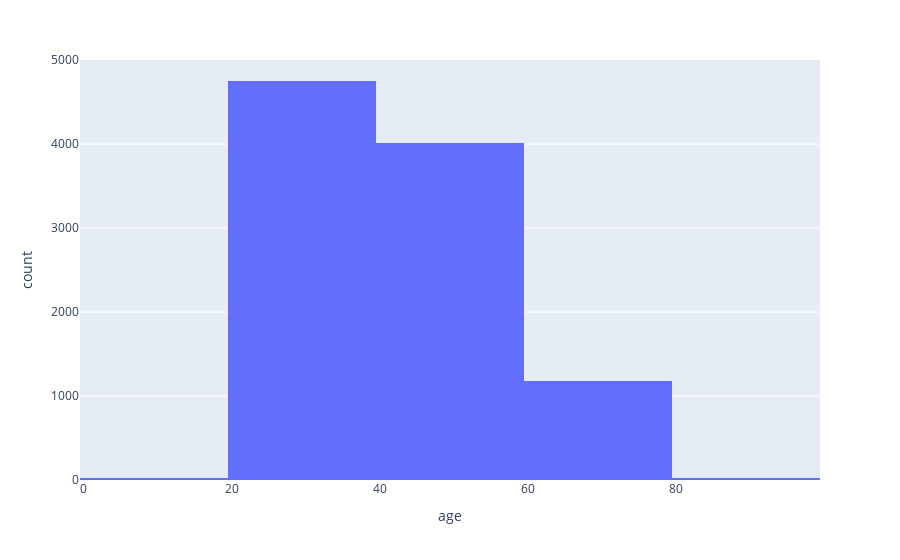

Notebook code for this chart:
### Code cell
# age
fig = px.histogram(df, x= 'age', nbins = 5)
fig.show()

### Figure 1 — Plotly figure (JSON) as saved in the notebook; plotly's stock layout.template omitted (floating-point values rounded to 4 significant figures; data arrays with more than 128 entries replaced by an {"elided": "..."} marker saying what was removed)
{"data": [{"alignmentgroup": "True", "bingroup": "x", "hovertemplate": "age=%{x}<br>count=%{y}<extra></extra>", "legendgroup": "", "marker": {"color": "#636efa", "pattern": {"shape": ""}}, "name": "", "nbinsx": 5, "offsetgroup": "", "orientation": "v", "showlegend": false, "type": "histogram", "x": {"elided": "9998 int values"}, "xaxis": "x", "yaxis": "y"}], "layout": {"barmode": "relative", "legend": {"tracegroupgap": 0}, "margin": {"t": 60}, "xaxis": {"anchor": "y", "domain": [0, 1], "title": {"text": "age"}}, "yaxis": {"anchor": "x", "domain": [0, 1], "title": {"text": "count"}}}}
